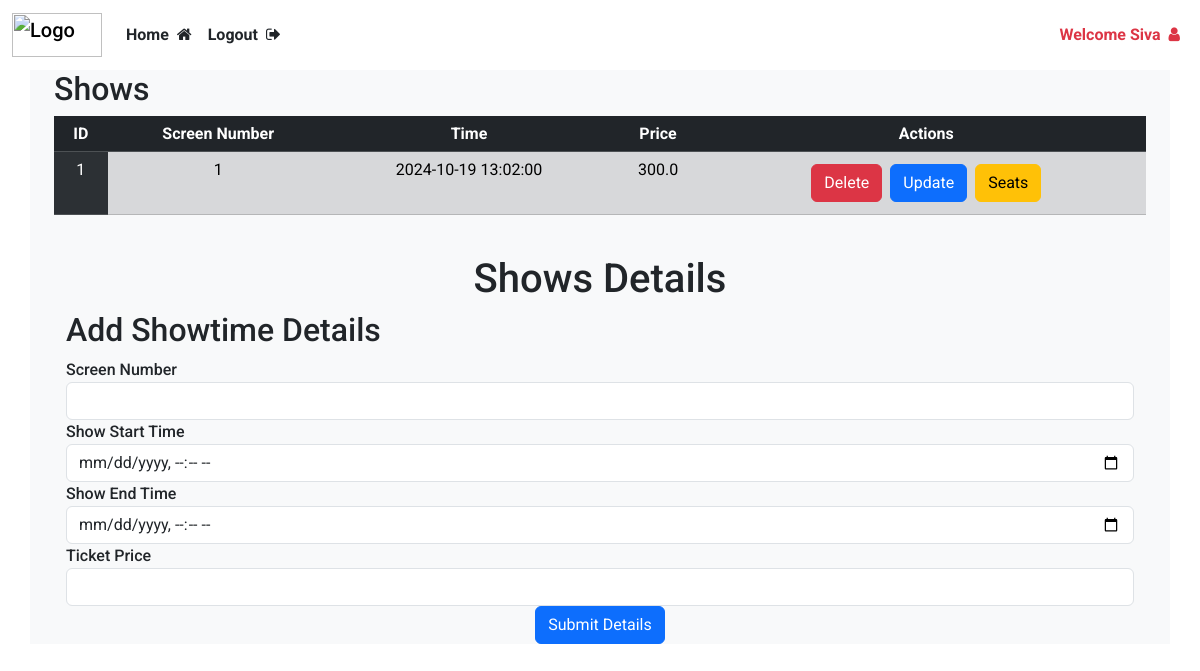
The page /add/shows/1/1 (signed in) on the database its author committed.
### website/models.py (models this page shows)
class User(db.Model, UserMixin):
    id = db.Column(db.Integer , primary_key=True)
    email = db.Column(db.String(150), unique = True)
    password = db.Column(db.String(150))
    name = db.Column(db.String(150))
    phone = db.Column(db.String(15), nullable=True)
    is_admin = db.Column(db.Boolean, default=False)
    bookings = db.relationship('Booking', backref='user', lazy=True ,cascade="all, delete-orphan")

class Screening(db.Model):
    id = db.Column(db.Integer, primary_key=True)
    movie_id = db.Column(db.Integer, db.ForeignKey('movie.id'), nullable=False)
    cinema_id = db.Column(db.Integer, db.ForeignKey('cinema.id'), nullable=False)
    screen_number = db.Column(db.Integer, nullable=False)
    start_time = db.Column(db.DateTime, nullable=False)
    end_time = db.Column(db.DateTime, nullable=False)
    price = db.Column(db.Float, nullable=False)
    bookings = db.relationship('Booking', backref='screening', lazy=True)

### website/views.py (the view, shortened to what this page needs)
@views.route('/add/shows/<int:movie_id>/<int:theater_id>', methods=["GET", "POST"])
@login_required
def add_show(movie_id, theater_id):
    print(movie_id)
    print(theater_id)
    shows = Screening.query.filter_by(cinema_id=theater_id, movie_id=movie_id).order_by(Screening.start_time.asc()).all()
    print(shows)
    return render_template("shows.html", user=current_user, shows = shows, movie_id=movie_id, theater_id = theater_id)

### website/templates/shows.html (shortened to what this page needs)
{% extends "base.html" %}
{% block content %}
<div class="container">
    <div class="mb-4 overflow-auto">
        <h2> Shows</h2>
        <table class="table table-striped">
            <thead>
                <tr class="table-dark text-center">
                    <th scope="col">ID</th>
                    <th scope="col">Screen Number</th>
                    <th scope="col">Time</th>
                    <th scope="col">Price</th>
                    <th scope="col">Actions</th>
                </tr>
            </thead>
            <tbody>
                {% for show in shows %}
                <tr class="table-secondary text-center">
                    <td class="table-dark">{{ show.id }}</td>
                    <td>{{ show.screen_number }}</td>
                    <td>{{ show.start_time }}</td>
                    <td>{{ show.price }}</td>
                    <td>
                        <div class="d-flex justify-content-center">
                            <button class="btn btn-danger m-1" onclick="deleteShow({{ show.id }})">Delete</button>
                        <button class="btn btn-primary m-1"
                                    data-bs-toggle="modal"
                                    data-bs-target="#updateMovieModal"
                                    onclick='updateShow(
                                        {{movie_id}},
                                        {{theater_id}},
                                        {{ show.id }},
                                        {{ show.screen_number }},
                                        {{ show.start_time.strftime('%Y-%m-%dT%H:%M:%S') | tojson }},
                                        {{ show.end_time.strftime('%Y-%m-%dT%H:%M:%S') | tojson }},
                                        {{ show.price}}
                                    )'>
                                    Update
                                </button>
                            <a href="{{url_for('views.seats', screening_id = show.id)}}"><button class="btn btn-warning m-1">Seats</button></a>
                        </div>
                    </td>
                </tr>
                {% endfor %}
            </tbody>
        </table>
    </div>
    <h1 class="text-center">Shows Details</h1>
    <div class="container">
        <form action="" method="POST" enctype="multipart/form-data">
            <h2>Add Showtime Details</h2>
                <div class="form-group">
                    <label for="screen_number">Screen Number</label>
                    <input type="number" name="screen_number" class="form-control" required>
                </div>
                <div class="form-group">
                    <label for="start_time">Show Start Time</label>
                    <input type="datetime-local" name="start_time" class="form-control" required>
                </div>
                <div class="form-group">
                    <label for="end_time">Show End Time</label>
                    <input type="datetime-local" name="end_time" class="form-control" required>
                </div>
                <div class="form-group">
                    <label for="price">Ticket Price</label>
                    <input type="number" name="price" class="form-control" required>
                </div>
                <div class="text-center">
                    <button type="submit" class="btn btn-primary">Submit Details</button>
                </div>
        </form>
    </div>
</div>
{% endblock %}

### website/templates/base.html (shortened to what this page needs)
<html>
    <head>
        <link rel="stylesheet" href="{{url_for('static', filename= 'bootstrap.min.css')}}">
        <link rel="stylesheet" href="{{ url_for('static', filename= 'index.css') }}">
        <link rel="stylesheet" href="https://cdnjs.cloudflare.com/ajax/libs/font-awesome/4.7.0/css/font-awesome.min.css">
    </head>
    <body>
        <nav class="navbar navbar-expand-lg">
            <div class="container-fluid">
                <a class="navbar-brand" href="/">
                    <img src="https://getlogo.net/wp-content/uploads/2020/04/bookmyshow-logo-vector.png" alt="Logo" width="90" height="44" class="d-inline-block align-text-top">
                </a>
                <div class="collapse navbar-collapse" id="navbar">
                    <ul class="navbar-nav me-auto">
                        {% if user.is_authenticated %}
                            {% if user.is_admin %}
                            <li class="nav-item">
                                <a class="nav-link text-dark fw-bold" href="/admin/add">Home<i class="fa fa-home ms-2" aria-hidden="true"></i></a>
                            </li>
                            <li class="nav-item">
                                <a class="nav-link text-dark fw-bold" href="/logout">Logout<i class="fa fa-sign-out ms-2" aria-hidden="true"></i></a>
                            </li>
                            {% endif %}
                        {% endif %}
                    </ul>
                    <ul class="navbar-nav ms-auto">
                        {% if user.is_authenticated %}
                            <li class="nav-item">
                                <a class="nav-link fw-bold text-danger" href="{{url_for('views.user_bookings')}}">
                                    Welcome {{user.name}}<i class="fa fa-user ms-2" aria-hidden="true"></i>
                                </a>
                            </li>
                        {% endif %}
                    </ul>
                </div>
            </div>
        </nav>
        <div class="container bg-light">
            {% block content %}
            {% endblock %}
        </div>
    </body>
</html>

### website/static/index.css (style rules this page uses)
body { font-family: "Roboto", sans-serif; font-weight: 500; font-style: normal; }

### rows shown on the page
User: name "Siva"
Screening: id "1", screen_number "1", start_time "2024-10-19 13:02:00", price "300.0"
